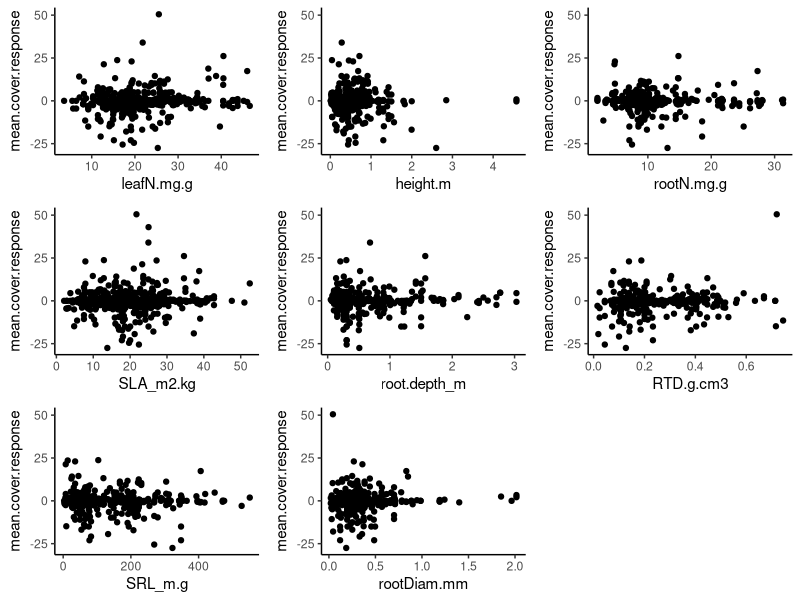

Reproduce this figure in R.
# Plotting raw data for Control vs. Drought year 1

library(ggplot2)
library(cowplot)

#### read in all the data frames needs for the analyses ####

# all data without functional group WOODY
no.trees = read.csv("./Formatted.Data/Ctrl.v.drt.yr1.data/no.trees.csv", row.names = 1) # 618 data points
# all annual data
annual.data = read.csv("./Formatted.Data/Ctrl.v.drt.yr1.data/annual.data.csv", row.names = 1) # 127 data points
annual.data = subset(annual.data, !annual.data$functional_group == "WOODY") # 125 data points
# perennial data without functional group WOODY
perennial.tree = read.csv("./Formatted.Data/Ctrl.v.drt.yr1.data/perennial.tree.csv", row.names = 1) # 478 data points
# grasses
grass = read.csv("./Formatted.Data/Ctrl.v.drt.yr1.data/grass.csv", row.names = 1) # 223 data points
# forbs
forb = read.csv("./Formatted.Data/Ctrl.v.drt.yr1.data/forb.csv", row.names = 1) # 317 data points

#### no.trees ####

leafN = ggplot(no.trees, aes(y = mean.cover.response, x = leafN.mg.g)) +
  geom_point()+
  theme_classic()
height = ggplot(no.trees, aes(y = mean.cover.response, x = height.m)) +
  geom_point()+
  theme_classic()
rootN = ggplot(no.trees, aes(y = mean.cover.response, x = rootN.mg.g)) +
  geom_point()+
  theme_classic()
SLA = ggplot(no.trees, aes(y = mean.cover.response, x = SLA_m2.kg)) +
  geom_point()+
  theme_classic()
depth = ggplot(no.trees, aes(y = mean.cover.response, x = root.depth_m)) +
  geom_point()+
  theme_classic()
RTD = ggplot(no.trees, aes(y = mean.cover.response, x = RTD.g.cm3)) +
  geom_point()+
  theme_classic()
SRL = ggplot(no.trees, aes(y = mean.cover.response, x = SRL_m.g)) +
  geom_point()+
  theme_classic()
diam = ggplot(no.trees, aes(y = mean.cover.response, x = rootDiam.mm)) +
  geom_point()+
  theme_classic()

all.data.plots = plot_grid(leafN,height,rootN,SLA,depth,RTD,SRL,diam)
ggsave("./Plots/ctrl.v.drt.yr1.no.woody.pdf", height = 10, width = 12)
# height plant is 2 individuals of AMBROSIA TENUIFOLIA
# PHRAGMITES AUSTRALIS has the most negative cover response (-27.5)


